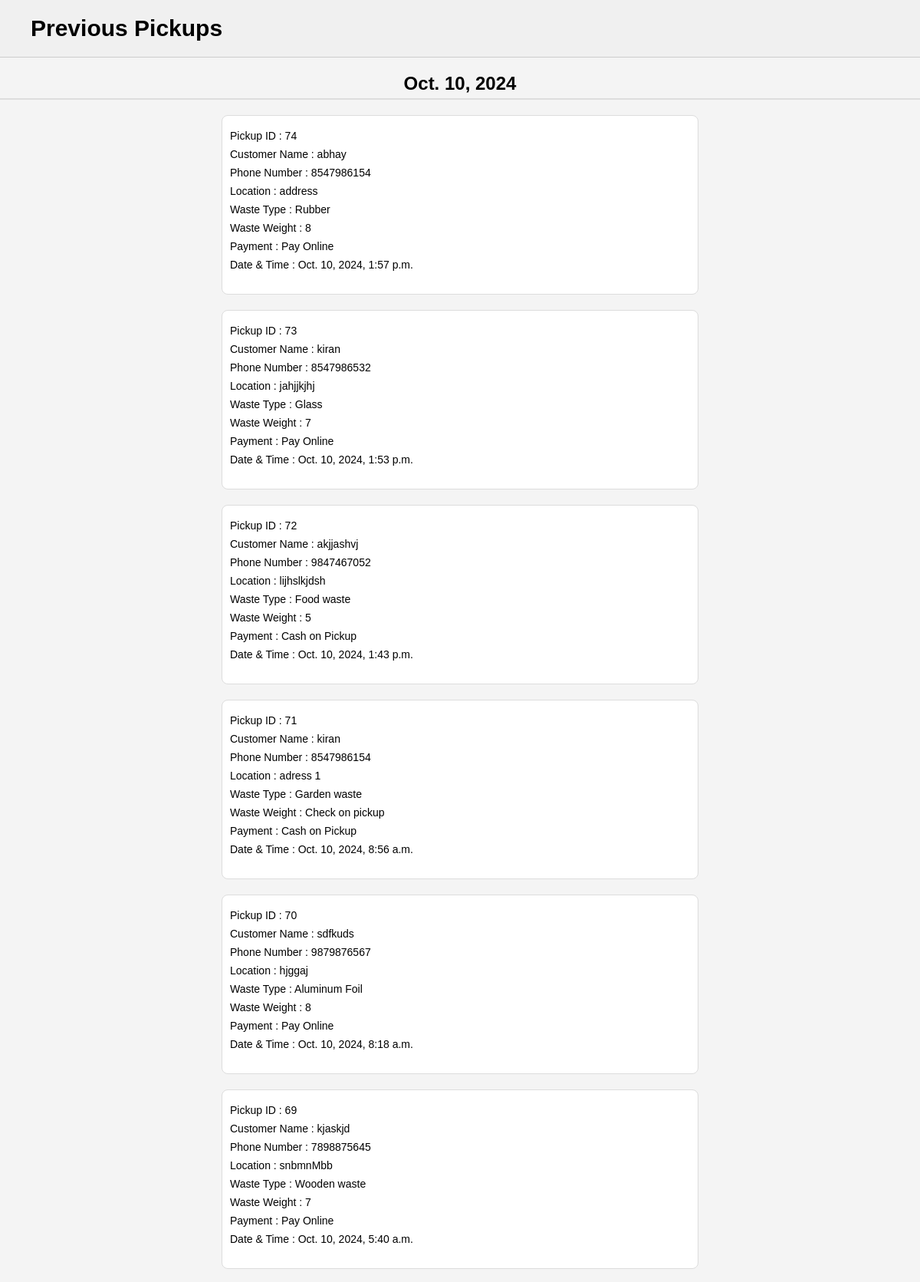
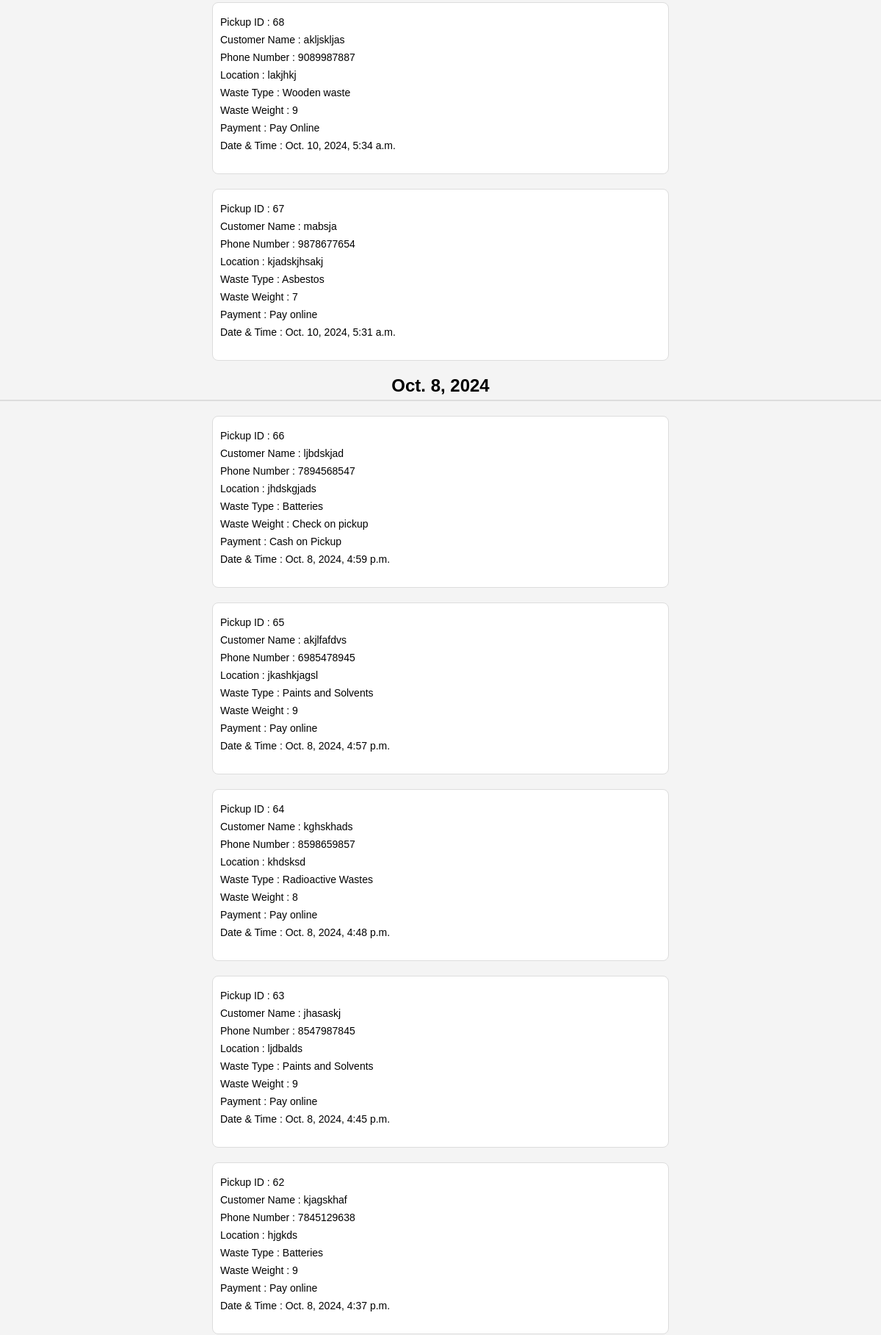
The app's page /prev/ (upper part) with its own data (2 pictures, top to bottom).
### WM_app/models.py (models this page shows, shortened)
class Pickup(models.Model):
    pickup_id=models.AutoField(primary_key=True)
    customer=models.CharField(max_length=255)
    contact_number=models.CharField(max_length=15)
    waste_type=models.CharField(max_length=50)
    weight=models.CharField(max_length=50)
    location=models.TextField()
    payment_status=models.CharField(max_length=50)
    date=models.DateTimeField(default=timezone.now)
    pickup_status=models.CharField(max_length=50,default='Pending')

### WM_app/views.py (the view)
# urls.py: path('prev/',views.oldpickups,name='prev'),
def oldpickups(request):
    now=timezone.now()
    start_of_day=now.replace(hour=0,minute=0,second=0,microsecond=0)
    pickups=Pickup.objects.filter(date__lt=start_of_day).annotate(
        date_only=Cast('date',DateField())
    ).order_by('-date_only','-date')
    pickup_by_date={}
    for pickup in pickups:
        pickup_date=pickup.date_only
        if pickup_date not in pickup_by_date:
            pickup_by_date[pickup_date]=[]
        pickup_by_date[pickup_date].append(pickup)
    return render(request,"previous.html",{'pickup_by_date':pickup_by_date})

### template/previous.html (shortened to what this page needs)
<!DOCTYPE html>
<html lang="en">
<head>
    {% load static %}
</head>
<body>
    <header class="header">
        <div class="title-container">
            <span class="title">Previous Pickups</span>
        </div>
    </header>
    {% for date,pickups in pickup_by_date.items %}
        <div class="date-section">
            <h2 class="date-heading">{{ date }}</h2>
            {% for pickup in pickups %}
                <div class="content">
                    <div class="details">
                        <p>Pickup ID : {{ pickup.pickup_id }}</p>
                        <p>Customer Name : {{ pickup.customer }}</p>
                        <p>Phone Number : {{ pickup.contact_number }}</p>
                        <p>Location : {{ pickup.location }}</p>
                        <p>Waste Type : {{ pickup.waste_type }}</p>
                        <p>Waste Weight : {{ pickup.weight }}</p>
                        <p>Payment : {{ pickup.payment_status }}</p>
                        <p>Date & Time : {{ pickup.date }}</p>
                    </div>
                </div>
            {% endfor %}
        </div>
    {% empty %}
        <p>No previous pickups available.</p>
    {% endfor %}
</body>
</html>

### template/previous.html (style rules this page uses)
body { font-family: Arial, sans-serif; margin: 0; padding: 0; background-color: #f4f4f4; }
.header { padding: 10px 20px; background-color: #f0f0f0; border-bottom: 1px solid #ccc; }
.title-container { display: flex; align-items: center; padding: 10px 20px; }
.title { font-size: 30px; font-weight: bold; }
.content { padding: 20px; max-width: 600px; margin: 20px auto; border: 1px solid #ddd; border-radius: 8px; background-color: #fff; }
.details { margin-bottom: 20px; }
.details p { margin: 8px 0; font-size: 14px; }
.date-section { margin-bottom: 20px; }
.date-heading { font-size: 1.5em; margin-bottom: 10px; border-bottom: 2px solid #ddd; padding-bottom: 5px; text-align: center; }
.content { border: 1px solid #ddd; padding: 10px; margin-bottom: 10px; }

### records on screen
Pickup: date "Oct. 10, 2024", pickup_id "74", customer "abhay", contact_number "8547986154", location "address", waste_type "Rubber", weight "8", payment_status "Pay Online", date "Oct. 10, 2024, 1:57 p.m."
Pickup: pickup_id "73", customer "kiran", contact_number "8547986532", location "jahjjkjhj", waste_type "Glass", weight "7", payment_status "Pay Online", date "Oct. 10, 2024, 1:53 p.m."
Pickup: pickup_id "72", customer "akjjashvj", contact_number "9847467052", location "lijhslkjdsh", waste_type "Food waste", weight "5", payment_status "Cash on Pickup", date "Oct. 10, 2024, 1:43 p.m."
Pickup: pickup_id "71", customer "kiran", contact_number "8547986154", location "adress 1", waste_type "Garden waste", weight "Check on pickup", payment_status "Cash on Pickup", date "Oct. 10, 2024, 8:56 a.m."
Pickup: pickup_id "70", customer "sdfkuds", contact_number "9879876567", location "hjggaj", waste_type "Aluminum Foil", weight "8", payment_status "Pay Online", date "Oct. 10, 2024, 8:18 a.m."
Pickup: pickup_id "69", customer "kjaskjd", contact_number "7898875645", location "snbmnMbb", waste_type "Wooden waste", weight "7", payment_status "Pay Online", date "Oct. 10, 2024, 5:40 a.m."
Pickup: pickup_id "68", customer "akljskljas", contact_number "9089987887", location "lakjhkj", waste_type "Wooden waste", weight "9", payment_status "Pay Online", date "Oct. 10, 2024, 5:34 a.m."
Pickup: pickup_id "67", customer "mabsja", contact_number "9878677654", location "kjadskjhsakj", waste_type "Asbestos", weight "7", payment_status "Pay online", date "Oct. 10, 2024, 5:31 a.m."
Pickup: pickup_id "66", customer "ljbdskjad", contact_number "7894568547", location "jhdskgjads", waste_type "Batteries", weight "Check on pickup", payment_status "Cash on Pickup", date "Oct. 8, 2024, 4:59 p.m."
Pickup: pickup_id "65", customer "akjlfafdvs", contact_number "6985478945", location "jkashkjagsl", waste_type "Paints and Solvents", weight "9", payment_status "Pay online", date "Oct. 8, 2024, 4:57 p.m."
Pickup: pickup_id "64", customer "kghskhads", contact_number "8598659857", location "khdsksd", waste_type "Radioactive Wastes", weight "8", payment_status "Pay online", date "Oct. 8, 2024, 4:48 p.m."
Pickup: pickup_id "63", customer "jhasaskj", contact_number "8547987845", location "ljdbalds", waste_type "Paints and Solvents", weight "9", payment_status "Pay online", date "Oct. 8, 2024, 4:45 p.m."
Pickup: pickup_id "62", customer "kjagskhaf", contact_number "7845129638", location "hjgkds", waste_type "Batteries", weight "9", payment_status "Pay online", date "Oct. 8, 2024, 4:37 p.m."

### other values on screen
{{ date }} "Oct. 8, 2024"
